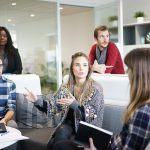
#> input picture Imagenes/Antonio/imagen_000-150x150.jpg, 150 x 150 px, found by its file name; its folder holds only this picture in this run
$ python capturandoBancodeImagenes.py
#> lines starting #> are read from the running program, lines starting #| are printed output that depends on the picture; after the words box and inside, x2 and y2 are one past the last pixel; in counts of white or black regions, pixels touching at a corner belong together
import cv2
import os

imagesPath = "d:\InteligenciaArtificial\OpenCV\ReconocimientoFacial\Imagenes\Antonio"
imagesPathList = os.listdir(imagesPath)

if not os.path.exists('Rostros encontrados'):
    print('Carpeta creada: Rostros encontrados')
    os.makedirs('Rostros encontrados')


faceClassif = cv2.CascadeClassifier(cv2.data.haarcascades+'haarcascade_frontalface_default.xml')

count = 0


for imageName in imagesPathList:
    image = cv2.imread(imagesPath+'/'+imageName)
#> image is the input picture: shape (150, 150, 3); mean B, G, R 135.7, 138.3, 142.7
    imageAux = image.copy()
    gray = cv2.cvtColor(image, cv2.COLOR_BGR2GRAY)
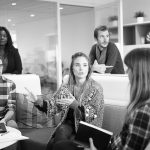
#> gray: shape (150, 150); min 0, max 255, mean 139.3
    faces = faceClassif.detectMultiScale(gray, 1.1, 5)
#> faces = [[68, 55, 25, 25]]

    for (x,y,w,h) in faces:
        cv2.rectangle(image, (x,y),(x+w,y+h),(128,0,255),2)
#> this loop made 1 pass
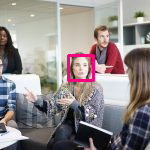
#> image: shape (150, 150, 3); 1.32% of pixels changed, all inside (x1, y1, x2, y2) = (67, 54, 95, 82)

    cv2.rectangle(image,(10,5),(450,25),(255,255,255),-1)
    cv2.putText(image,'Presione s, para alamacenar los rostros encontrados',(10,20), 2, 0.5,(128,0,255),1,cv2.LINE_AA)
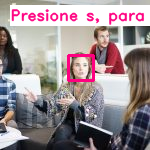
#> image: shape (150, 150, 3); mean B, G, R 144.9, 141.1, 154.1
    cv2.imshow('image',image)

    k = cv2.waitKey(0)
#> (key Esc is pressed here)

    if  k == ord('s'):
        for (x,y,w,h) in faces:
            rostro = imageAux[y:y+h,x:x+w]
            rostro = cv2.resize(rostro,(150,150), interpolation=cv2.INTER_CUBIC)
            #cv2.imshow('rostro',rostro)
            #cv2.waitKey(0)
            cv2.imwrite('Rostros encontrados/rostro_{}.jpg'.format(count),rostro)
            count = count +1
    elif k == 27:
        break


cv2.destroyAllWindows()

$ run again, on Imagenes/Antonio/imagen_004-150x150.jpg
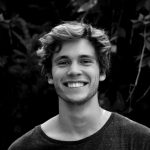
#> input picture Imagenes/Antonio/imagen_004-150x150.jpg, 150 x 150 px, found by its file name
#> image is the input picture: shape (150, 150, 3); min 0, max 250, mean 44
#> faces = [[45, 38, 61, 61]]
#> the loop `for (x,y,w,h) in faces:` made 1 pass
#> after the loop `for (x,y,w,h) in faces:`:
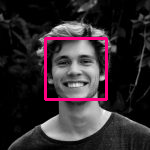
#> image: shape (150, 150, 3); 3.24% of pixels changed, all inside (x1, y1, x2, y2) = (44, 37, 108, 101)
#> `cv2.putText(image,'Presione s, para alamacenar los rostros encontrados..`:
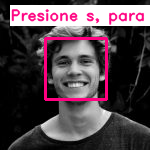
#> image: shape (150, 150, 3); mean B, G, R 74.9, 67.9, 81.7

$ run again, on Imagenes/Antonio/imagen_005-150x150.jpg
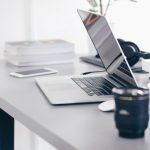
#> input picture Imagenes/Antonio/imagen_005-150x150.jpg, 150 x 150 px, found by its file name
#> image is the input picture: shape (150, 150, 3); mean B, G, R 187.6, 182.9, 181.4
#> `gray = cv2.cvtColor(image, cv2.COLOR_BGR2GRAY)`:
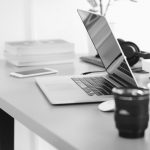
#> gray: shape (150, 150); min 11, max 255, mean 182.9
#> faces = ()
#> `cv2.putText(image,'Presione s, para alamacenar los rostros encontrados..`:
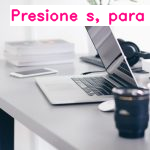
#> image: shape (150, 150, 3); mean B, G, R 187.9, 180.5, 184.3

$ run again, on Imagenes/Antonio/imagen_001-150x150.jpg
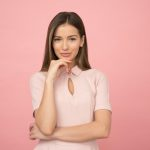
#> input picture Imagenes/Antonio/imagen_001-150x150.jpg, 150 x 150 px, found by its file name
#> image is the input picture: shape (150, 150, 3); mean B, G, R 160.9, 168.8, 226.8
#> `gray = cv2.cvtColor(image, cv2.COLOR_BGR2GRAY)`:
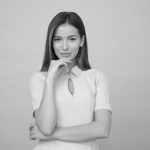
#> gray: shape (150, 150); min 7, max 238, mean 185.3
#> faces = [[49, 27, 33, 33]]
#> the loop `for (x,y,w,h) in faces:` made 1 pass
#> `cv2.putText(image,'Presione s, para alamacenar los rostros encontrados..`:
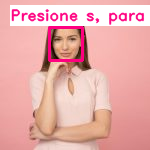
#> image: shape (150, 150, 3); mean B, G, R 171.2, 173.3, 232.8

$ run again, on Imagenes/Antonio/imagen_002-150x150.jpg
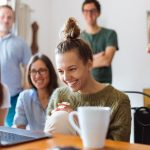
#> input picture Imagenes/Antonio/imagen_002-150x150.jpg, 150 x 150 px, found by its file name
#> image is the input picture: shape (150, 150, 3); mean B, G, R 140.9, 147.9, 160.3
#> `gray = cv2.cvtColor(image, cv2.COLOR_BGR2GRAY)`:
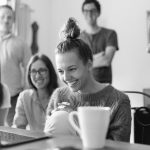
#> gray: shape (150, 150); min 6, max 255, mean 150.8
#> faces = [[26, 61, 27, 27]]
#> the loop `for (x,y,w,h) in faces:` made 1 pass
#> `cv2.putText(image,'Presione s, para alamacenar los rostros encontrados..`:
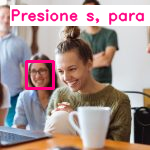
#> image: shape (150, 150, 3); mean B, G, R 147.7, 149.4, 169.2
